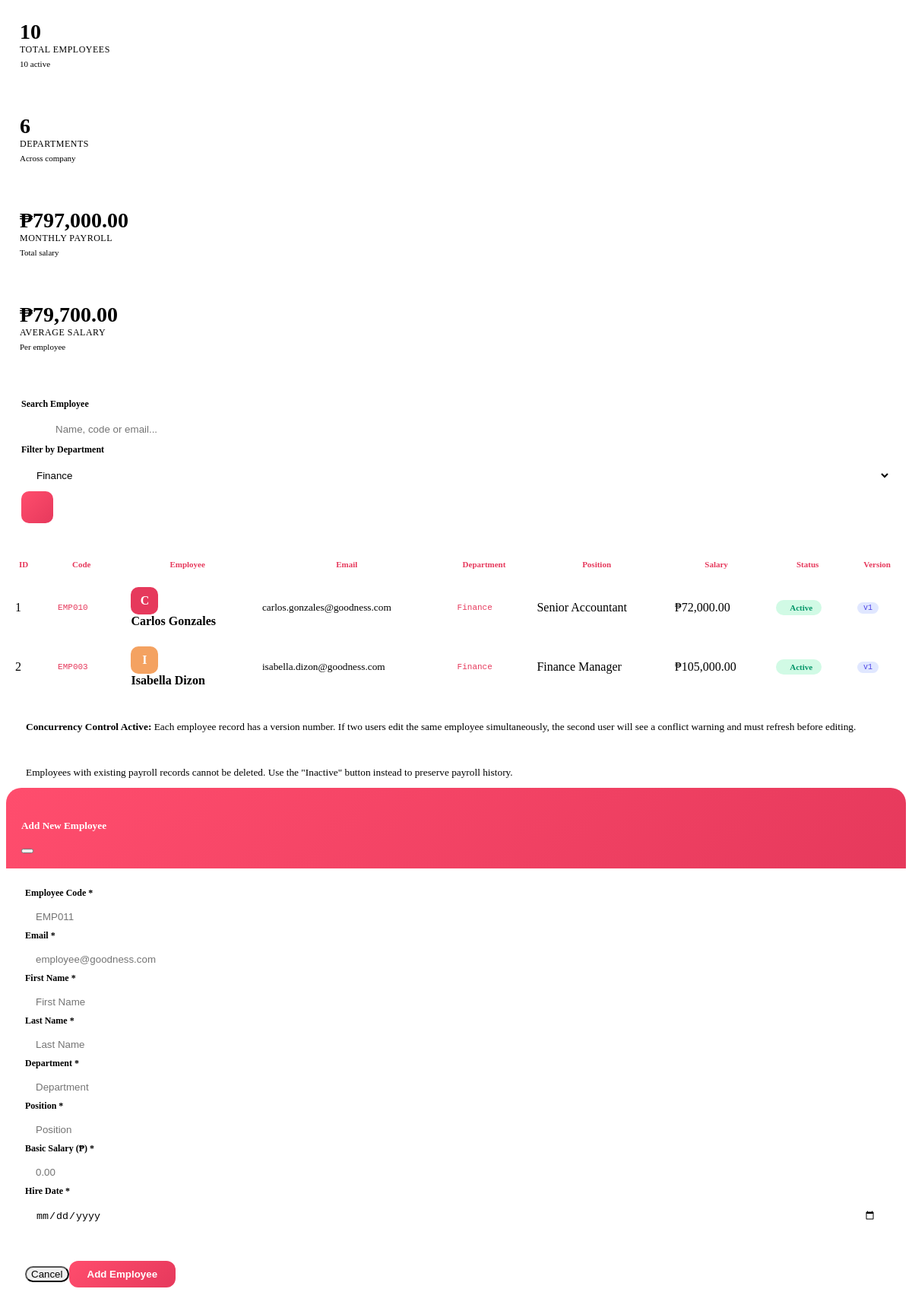
/goodness_payroll/modules/employees.php?department=Finance, run on the app's committed database.
### tables this page shows
CREATE TABLE `employees` (
  `employee_id`    INT(11)       NOT NULL AUTO_INCREMENT,
  `employee_code`  VARCHAR(20)   NOT NULL,
  `first_name`     VARCHAR(50)   NOT NULL,
  `last_name`      VARCHAR(50)   NOT NULL,
  `email`          VARCHAR(100)  DEFAULT NULL,
  `department`     VARCHAR(50)   DEFAULT NULL,
  `emp_position`   VARCHAR(50)   DEFAULT NULL,
  `basic_salary`   DECIMAL(12,2) NOT NULL CHECK (`basic_salary` > 0),
  `hire_date`      DATE          NOT NULL,
  `emp_status`     ENUM('active','inactive','terminated') DEFAULT 'active',
  `version_number` INT(11)       NOT NULL DEFAULT 1
                   COMMENT 'Optimistic concurrency control - PHP must match before UPDATE',
  `created_at`     TIMESTAMP NOT NULL DEFAULT CURRENT_TIMESTAMP(),
  `updated_at`     TIMESTAMP NOT NULL DEFAULT CURRENT_TIMESTAMP()
                   ON UPDATE CURRENT_TIMESTAMP(),
  PRIMARY KEY (`employee_id`),
  UNIQUE KEY `uq_employee_code` (`employee_code`),
  UNIQUE KEY `uq_employee_email` (`email`),
  KEY `idx_department` (`department`),
  KEY `idx_emp_status` (`emp_status`),
  KEY `idx_version_number` (`version_number`)
);

### goodness_payroll/modules/employees.php (the view, shortened to what this page needs)
<?php
require_once 'config/database.php';
$search = $_GET['search'] ?? '';
$department_filter = $_GET['department'] ?? '';
$query = "SELECT * FROM employees WHERE 1=1";
$params = [];
if ($department_filter) {
    $query .= " AND department = ?";
    $params[] = $department_filter;
}
$query .= " ORDER BY employee_id DESC";
$stmt = $db->prepare($query);
$stmt->execute($params);
$employees = $stmt->fetchAll();
$departments = $db->query("SELECT DISTINCT department FROM employees WHERE department IS NOT NULL ORDER BY department")->fetchAll();
$totalEmployees = $db->query("SELECT COUNT(*) FROM employees")->fetchColumn();
$activeEmployees = $db->query("SELECT COUNT(*) FROM employees WHERE emp_status = 'active'")->fetchColumn();
$totalSalary = $db->query("SELECT SUM(basic_salary) FROM employees")->fetchColumn();
$avgSalary = $totalEmployees > 0 ? $totalSalary / $totalEmployees : 0;
?>
<div>
    <div class="row mb-4">
        <div class="col-md-3 mb-3">
            <div class="employee-stat-card">
                <div class="d-flex justify-content-between">
                    <div><div class="stat-number"><?php echo $totalEmployees; ?></div><div class="stat-label">Total Employees</div><div class="stat-sub"><?php echo $activeEmployees; ?> active</div></div>
                    <div class="stat-icon"><i class="fas fa-users fa-xl" style="color: #e6395c;"></i></div>
                </div>
            </div>
        </div>
        <div class="col-md-3 mb-3">
            <div class="employee-stat-card">
                <div class="d-flex justify-content-between">
                    <div><div class="stat-number"><?php echo count($departments); ?></div><div class="stat-label">Departments</div><div class="stat-sub">Across company</div></div>
                    <div class="stat-icon"><i class="fas fa-building fa-xl" style="color: #4f46e5;"></i></div>
                </div>
            </div>
        </div>
        <div class="col-md-3 mb-3">
            <div class="employee-stat-card">
                <div class="d-flex justify-content-between">
                    <div><div class="stat-number">₱<?php echo number_format($totalSalary, 2); ?></div><div class="stat-label">Monthly Payroll</div><div class="stat-sub">Total salary</div></div>
                    <div class="stat-icon"><i class="fas fa-chart-line fa-xl" style="color: #d97706;"></i></div>
                </div>
            </div>
        </div>
        <div class="col-md-3 mb-3">
            <div class="employee-stat-card">
                <div class="d-flex justify-content-between">
                    <div><div class="stat-number">₱<?php echo number_format($avgSalary, 2); ?></div><div class="stat-label">Average Salary</div><div class="stat-sub">Per employee</div></div>
                    <div class="stat-icon"><i class="fas fa-chart-simple fa-xl" style="color: #0ea5e9;"></i></div>
                </div>
            </div>
        </div>
    </div>
    <div class="employee-table-container mb-4" style="padding: 20px;">
        <form method="GET" class="row g-3 align-items-end">
            <div class="col-md-5">
                <label class="form-label-custom">Search Employee</label>
                <div class="search-wrapper"><i class="fas fa-search"></i><input type="text" name="search" class="search-input" placeholder="Name, code or email..." value="<?php echo htmlspecialchars($search); ?>"></div>
            </div>
            <div class="col-md-4">
                <label class="form-label-custom">Filter by Department</label>
                <select name="department" class="filter-select">
                    <?php foreach($departments as $dept): ?>
                    <option value="<?php echo htmlspecialchars($dept['department']); ?>" <?php echo $department_filter == $dept['department'] ? 'selected' : ''; ?>><?php echo htmlspecialchars($dept['department']); ?></option>
                    <?php endforeach; ?>
                </select>
            </div>
            <div class="col-md-3">
                <button type="submit" class="filter-icon-btn"><i class="fas fa-filter"></i></button>
            </div>
        </form>
    </div>
    <div class="employee-table-container">
        <div class="table-responsive">
            <table class="employee-table">
                <thead>
                    <tr>
                        <th>ID</th>
                        <th>Code</th>
                        <th>Employee</th>
                        <th>Email</th>
                        <th>Department</th>
                        <th>Position</th>
                        <th>Salary</th>
                        <th>Status</th>
                        <th>Version</th>
                    </tr>
                </thead>
                <tbody>
                    <?php $rowNum = 1; foreach($employees as $emp): $initial = strtoupper(substr($emp['first_name'], 0, 1)); $colors = ['#e6395c','#ff4d6d','#f4a261','#2a9d8f','#9b5de5']; $color = $colors[array_rand($colors)]; ?>
                    <tr>
                        <td><?php echo $rowNum++; ?></td>
                        <td><span class="code-badge"><?php echo htmlspecialchars($emp['employee_code']); ?></span></td>
                        <td><div class="d-flex align-items-center gap-2"><div class="employee-avatar" style="background:<?php echo $color; ?>;"><?php echo $initial; ?></div><div><strong><?php echo htmlspecialchars($emp['first_name'].' '.$emp['last_name']); ?></strong></div></div></td>
                        <td><small><?php echo htmlspecialchars($emp['email']); ?></small></td>
                        <td><span class="code-badge" style="background:var(--hover-bg);"><?php echo htmlspecialchars($emp['department']); ?></span></td>
                        <td><?php echo htmlspecialchars($emp['emp_position']); ?></td>
                        <td class="text-success fw-bold">₱<?php echo number_format($emp['basic_salary'],2); ?></td>
                        <td><?php if($emp['emp_status']=='active'): ?><span class="status-badge status-active"><i class="fas fa-circle" style="font-size:8px;"></i> Active</span><?php elseif($emp['emp_status']=='inactive'): ?><span class="status-badge status-inactive"><i class="fas fa-circle" style="font-size:8px;"></i> Inactive</span><?php else: ?><span class="status-badge status-inactive"><i class="fas fa-circle" style="font-size:8px;"></i> Terminated</span><?php endif; ?></td>
                        <td><span class="version-badge"><i class="fas fa-code-branch"></i> v<?php echo $emp['version_number']; ?></span></td>
                    </tr>
                    <?php endforeach; ?>
                </tbody>
            </table>
        </div>
    </div>
    <div class="info-alert">
        <small><strong>Concurrency Control Active:</strong> Each employee record has a version number. If two users edit the same employee simultaneously, the second user will see a conflict warning and must refresh before editing.</small>
    </div>
    <div class="info-alert mt-2">
        <small>Employees with existing payroll records cannot be deleted. Use the "Inactive" button instead to preserve payroll history.</small>
    </div>
</div>
<div class="modal fade" id="addEmployeeModal" tabindex="-1">
    <div class="modal-dialog modal-dialog-centered modal-lg">
        <div class="modal-content modal-content-custom">
            <div class="modal-header modal-header-custom"><h5 class="modal-title modal-title-custom"><i class="fas fa-user-plus me-2"></i> Add New Employee</h5><button type="button" class="btn-close btn-close-white" data-bs-dismiss="modal"></button></div>
            <form method="POST">
                <div class="modal-body" style="padding:25px;">
                    <div class="row">
                        <div class="col-md-6"><div class="mb-3"><label class="form-label-custom">Employee Code *</label><input type="text" name="employee_code" class="form-control-custom" placeholder="EMP011" required></div></div>
                        <div class="col-md-6"><div class="mb-3"><label class="form-label-custom">Email *</label><input type="email" name="email" class="form-control-custom" placeholder="employee@goodness.com" required></div></div>
                        <div class="col-md-6"><div class="mb-3"><label class="form-label-custom">First Name *</label><input type="text" name="first_name" class="form-control-custom" placeholder="First Name" required></div></div>
                        <div class="col-md-6"><div class="mb-3"><label class="form-label-custom">Last Name *</label><input type="text" name="last_name" class="form-control-custom" placeholder="Last Name" required></div></div>
                        <div class="col-md-6"><div class="mb-3"><label class="form-label-custom">Department *</label><input type="text" name="department" class="form-control-custom" placeholder="Department" required></div></div>
                        <div class="col-md-6"><div class="mb-3"><label class="form-label-custom">Position *</label><input type="text" name="position" class="form-control-custom" placeholder="Position" required></div></div>
                        <div class="col-md-6"><div class="mb-3"><label class="form-label-custom">Basic Salary (₱) *</label><input type="number" step="0.01" name="basic_salary" class="form-control-custom" placeholder="0.00" required></div></div>
                        <div class="col-md-6"><div class="mb-3"><label class="form-label-custom">Hire Date *</label><input type="date" name="hire_date" class="form-control-custom" required></div></div>
                    </div>
                </div>
                <div class="modal-footer" style="padding:15px 25px; border-top:1px solid var(--border-color);"><button type="button" class="btn btn-light" data-bs-dismiss="modal" style="border-radius:40px;">Cancel</button><button type="submit" name="add_employee" class="btn-add">Add Employee</button></div>
            </form>
        </div>
    </div>
</div>

### goodness_payroll/modules/employees.php (style rules this page uses)
.employee-stat-card { background: var(--card-bg); border-radius: 20px; padding: 18px; transition: all 0.3s; border: 1px solid var(--border-color); }
.stat-number { font-size: 28px; font-weight: 800; color: var(--text-primary); }
.stat-label { color: var(--text-muted); font-size: 12px; text-transform: uppercase; letter-spacing: 0.5px; }
.stat-sub { color: var(--text-muted); font-size: 11px; margin-top: 5px; }
.stat-icon { background: var(--hover-bg); padding: 12px; border-radius: 16px; }
.search-wrapper { position: relative; }
.search-input { background: var(--input-bg); border: 1px solid var(--input-border); border-radius: 12px; padding: 12px 16px 12px 45px; color: var(--text-primary); width: 100%; }
.filter-select { background: var(--input-bg); border: 1px solid var(--input-border); border-radius: 12px; padding: 12px 16px; color: var(--text-primary); width: 100%; }
.filter-icon-btn { background: linear-gradient(135deg, #ff4d6d, #e6395c); border: none; border-radius: 10px; width: 42px; height: 42px; display: flex; align-items: center; justify-content: center; color: white; cursor: pointer; }
.btn-add { background: linear-gradient(135deg, #ff4d6d, #e6395c); color: white; border: none; padding: 10px 24px; border-radius: 12px; font-weight: 600; display: inline-flex; align-items: center; gap: 8px; cursor: pointer; }
.employee-table-container { background: var(--card-bg); border-radius: 20px; border: 1px solid var(--border-color); overflow: hidden; }
.employee-table { width: 100%; border-collapse: collapse; }
.employee-table th { background: var(--table-header-bg); color: #e6395c; padding: 12px; font-weight: 600; font-size: 11px; }
.employee-table td { padding: 12px; border-bottom: 1px solid var(--border-color); color: var(--text-secondary); }
.employee-avatar { width: 36px; height: 36px; border-radius: 10px; display: flex; align-items: center; justify-content: center; font-weight: 600; color: white; }
.code-badge { background: var(--hover-bg); color: #e6395c; padding: 4px 10px; border-radius: 12px; font-size: 11px; font-family: monospace; }
.version-badge { background: #e0e7ff; color: #4f46e5; padding: 2px 8px; border-radius: 12px; font-size: 10px; font-family: monospace; }
.status-badge { display: inline-flex; align-items: center; gap: 6px; padding: 4px 12px; border-radius: 30px; font-size: 11px; font-weight: 600; }
.status-active { background: #d1fae5; color: #059669; }
.modal-content-custom { background: var(--card-bg); border-radius: 20px; }
.modal-header-custom { background: linear-gradient(135deg, #ff4d6d, #e6395c); border: none; padding: 20px; border-radius: 20px 20px 0 0; }
.modal-title-custom { color: white; font-weight: 700; }
.form-control-custom { background: var(--input-bg); border: 1px solid var(--input-border); border-radius: 12px; padding: 10px 14px; color: var(--text-primary); width: 100%; }
.form-label-custom { color: var(--text-secondary); font-size: 12px; font-weight: 600; margin-bottom: 6px; display: block; }
.info-alert { background: var(--hover-bg); border: 1px solid var(--border-color); border-radius: 16px; padding: 12px 16px; display: flex; align-items: center; gap: 10px; margin-top: 20px; }
.info-alert small { color: var(--text-muted); }

### data on the page
employees: employee_code "EMP010", first_name "C", first_name+last_name "Carlos Gonzales", email "carlos.gonzales@goodness.com", department "Finance", emp_position "Senior Accountant", basic_salary "72,000.00", emp_status "Active", version_number "1"
employees: employee_code "EMP003", first_name "I", first_name+last_name "Isabella Dizon", email "isabella.dizon@goodness.com", department "Finance", emp_position "Finance Manager", basic_salary "105,000.00", emp_status "Active", version_number "1"

### other printed values
$totalEmployees "10"
$activeEmployees "10"
count($departments) "6"
$totalSalary "797,000.00"
$avgSalary "79,700.00"
form field department "Finance"
